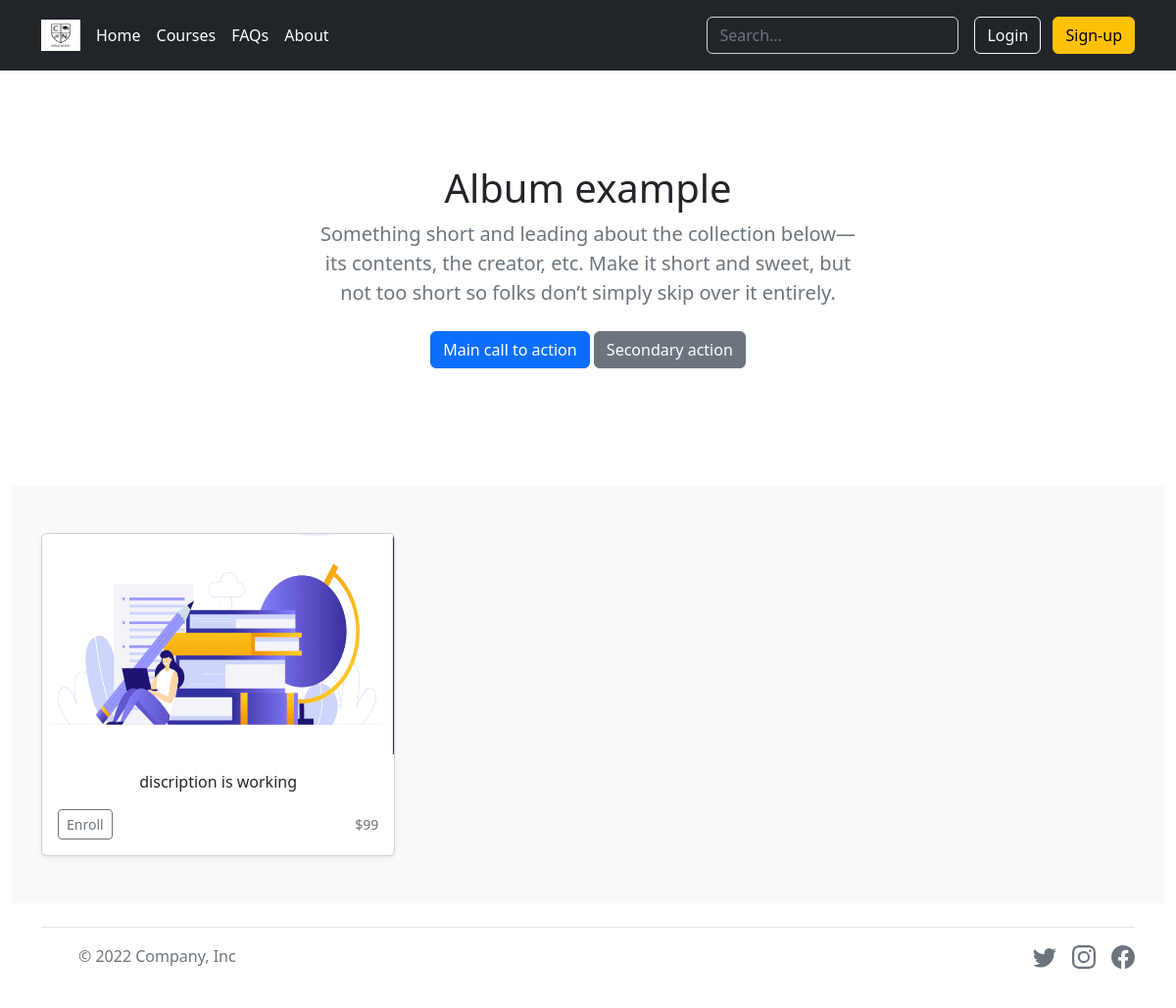
The app's page /courses, older data.
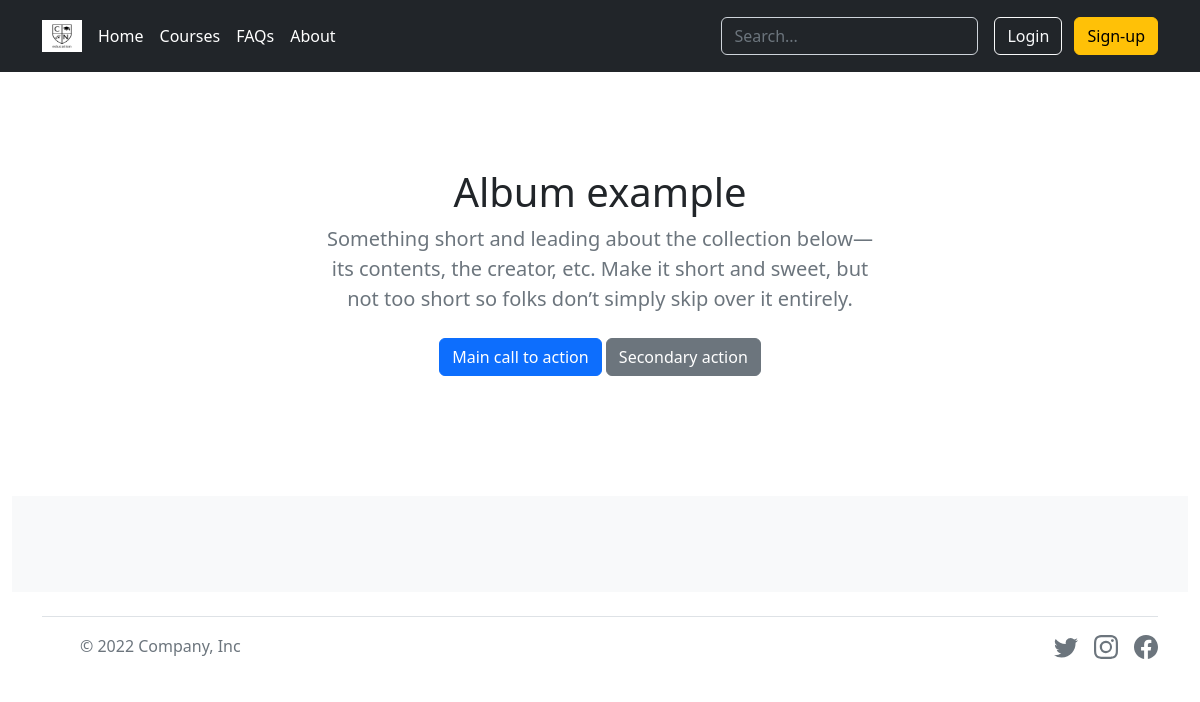
The same page, newer data.
### tables this page shows
CREATE TABLE courses (id INTEGER PRIMARY KEY AUTOINCREMENT NOT NULL, price TEXT NOT NULL, text TEXT NOT NULL);

### app.py (the view)
@app.route("/courses")
def courses():
    courses = db.execute("SELECT * FROM courses")
    return render_template("courses.html", ids = courses)

### app.py (called while the page is built)
@app.after_request
def after_request(response):
    response.headers["Cache-Control"] = "no-cache, no-store, must-revalidate"
    response.headers["Expires"] = 0
    response.headers["Pragma"] = "no-cache"
    return response

### templates/courses.html (shortened to what this page needs)
{% extends "layout.html" %}
{% block main %}
<section class="py-5 text-center container">
    <div class="row py-lg-5">
      <div class="col-lg-6 col-md-8 mx-auto">
        <h1 class="fw-light">Album example</h1>
        <p class="lead text-muted">Something short and leading about the collection below—its contents, the creator, etc. Make it short and sweet, but not too short so folks don’t simply skip over it entirely.</p>
        <p>
          <a href="#" class="btn btn-primary my-2">Main call to action</a>
          <a href="#" class="btn btn-secondary my-2">Secondary action</a>
        </p>
      </div>
    </div>
  </section>
  <div class="album py-5 bg-light">
    <div class="container">
      <div class="row row-cols-1 row-cols-sm-2 row-cols-md-3 g-3">
        {% for id in ids %}
        <div class="col">
          <div class="card shadow-sm">
            <img src="../static/{{ id.id }}.png" class="bd-placeholder-img card-img-top" width="100%" height="225" alt="...">
            <div class="card-body">
              <p class="card-text">{{ id.text }}</p>
              <div class="d-flex justify-content-between align-items-center">
                <div class="btn-group">
                  <a class="btn btn-sm btn-outline-secondary" href="./course{{ id.id }}" role="button">Enroll</a>
                </div>
                <small class="text-muted">${{ id.price }}</small>
              </div>
            </div>
          </div>
        </div>
        {% endfor %}
      </div>
    </div>
  </div>
{% endblock %}

### templates/layout.html (shortened to what this page needs)
<!DOCTYPE html>
<html lang="eng">
    <head>
        <link href="https://cdn.jsdelivr.net/npm/bootstrap@5.2.0/dist/css/bootstrap.min.css" rel="stylesheet">
    </head>
    <body>
        <header class="p-3 text-bg-dark sticky-top">
            <div class="container">
              <div class="d-flex flex-wrap align-items-center justify-content-center justify-content-lg-start">
                <a href="/" class="d-flex align-items-center mb-2 mb-lg-0 text-white text-decoration-none">
                  <img class="bi me-2" width="40" height="32" role="img" aria-label="Bootstrap" src="../static/logo2.png"></img>
                </a>
                {% if session["user_id"] %}
                <ul class="nav col-12 col-lg-auto me-lg-auto mb-2 justify-content-center mb-md-0">
                    <li><a href="/" class="nav-link px-2 text-white">Home</a></li>
                    <li><a href="/courses" class="nav-link px-2 text-white">Courses</a></li>
                    <li><a href="#" class="nav-link px-2 text-white">FAQs</a></li>
                    <li><a href="#" class="nav-link px-2 text-white">About</a></li>
                  </ul>
                  <form class="col-12 col-lg-auto mb-3 mb-lg-0 me-lg-3" role="search">
                    <input type="search" class="form-control form-control-dark text-bg-dark" placeholder="Search..." aria-label="Search">
                  </form>
                  <div class="text-end">
                    <a class="btn btn-outline-light me-2" href="/admin" role="button">Admin</a>
                    <a class="btn btn-outline-light me-2" href="/account" role="button">Account</a>
                    <a class="btn btn-warning" href="/logout" role="button">Logout</a>
                  </div>
                {% else %}
                <ul class="nav col-12 col-lg-auto me-lg-auto mb-2 justify-content-center mb-md-0">
                  <li><a href="/" class="nav-link px-2 text-white">Home</a></li>
                  <li><a href="/courses" class="nav-link px-2 text-white">Courses</a></li>
                  <li><a href="#" class="nav-link px-2 text-white">FAQs</a></li>
                  <li><a href="#" class="nav-link px-2 text-white">About</a></li>
                </ul>
                <form class="col-12 col-lg-auto mb-3 mb-lg-0 me-lg-3" role="search">
                  <input type="search" class="form-control form-control-dark text-bg-dark" placeholder="Search..." aria-label="Search">
                </form>
                <div class="text-end">
                  <a class="btn btn-outline-light me-2" href="/login" role="button">Login</a>
                  <a class="btn btn-warning" href="/signup" role="button">Sign-up</a>
                </div>
                {% endif %}
              </div>
            </div>
          </header>
        <main class="container-fluid text-center">
            {% block main %}{% endblock %}
        </main>
        <div class="container">
            <footer class="d-flex flex-wrap justify-content-between align-items-center py-3 my-4 border-top">
              <div class="col-md-4 d-flex align-items-center">
                <a href="/" class="mb-3 me-2 mb-md-0 text-muted text-decoration-none lh-1">
                  <svg class="bi" width="30" height="24"><use xlink:href="#bootstrap"></use></svg>
                </a>
                <span class="mb-3 mb-md-0 text-muted">© 2022 Company, Inc</span>
              </div>
              <ul class="nav col-md-4 justify-content-end list-unstyled d-flex">
                <li class="ms-3"><a class="text-muted" href="#"></use></svg></a></li>
                <li class="ms-3"><a class="text-muted" href="#"></use></svg></a></li>
                <li class="ms-3"><a class="text-muted" href="#"></use></svg></a></li>
              </ul>
            </footer>
          </div>
    </body>
</html>

Row changes from the older to the newer data that the page shows:
removed courses: text "discription is working", price "99"
